Frame 1 (no input): blank canvas, image omitted
Frame 60 (no input): blank canvas, image omitted
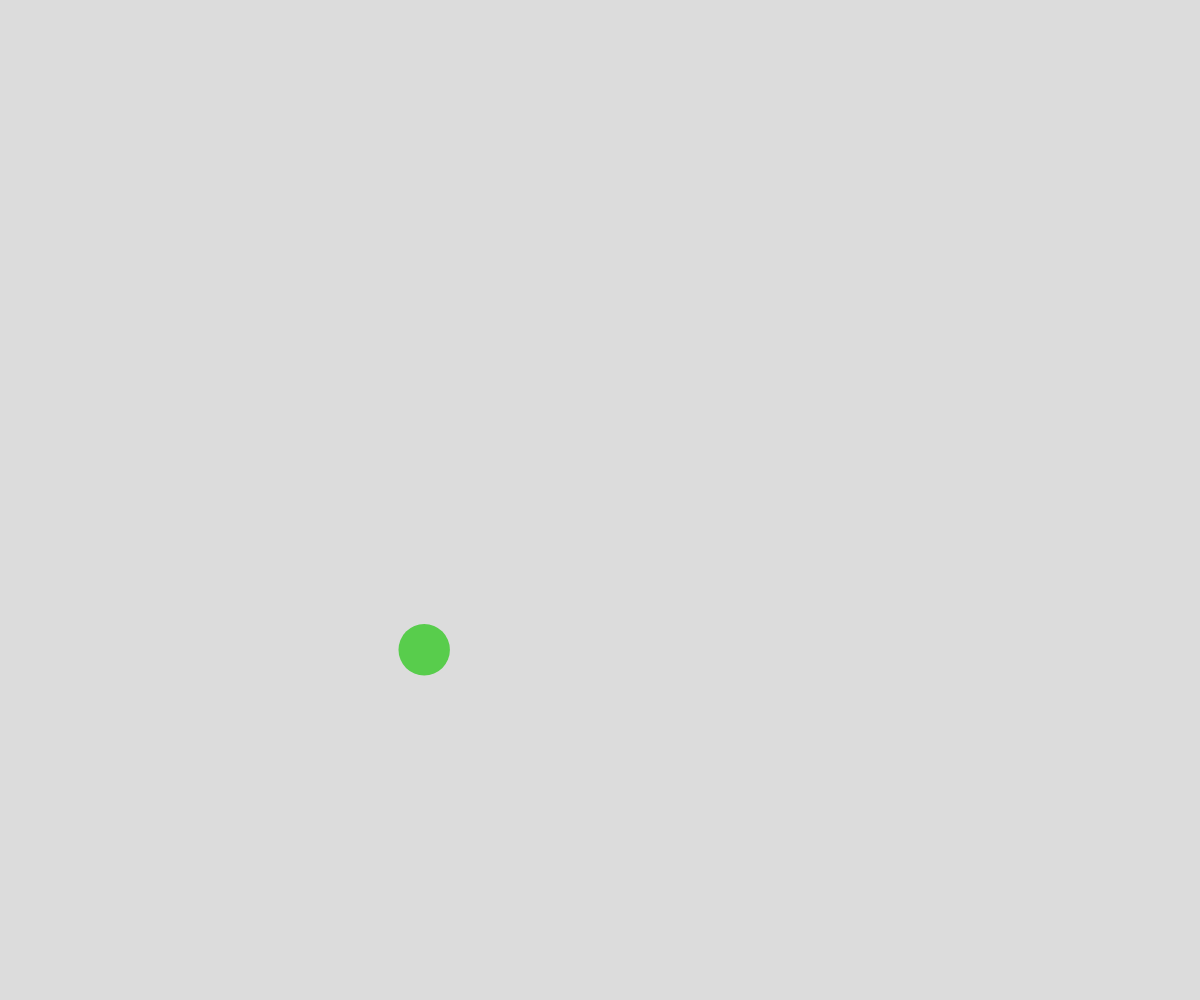
Frame 120 (the mouse pressed at the canvas centre since frame 60)

The p5.js sketch whose frames 1 and 60 were blank and that drew this single picture after the mouse press (run headless with seeded random() and noise() and a simulated clock; from frame 60 on, the mouse is pressed at the canvas centre):

// p5.js sketch
// ── sketch.js
// Ball Collision OOP Demo

let ballArray = [];

function setup() {
  createCanvas(windowWidth, windowHeight);
}

function draw() {
  background(220);

  for (let ball of ballArray) {
    ball.move();
    for (let otherBall of ballArray) {
      if (ball !== otherBall) {
        ball.bounceOff(otherBall);
      }
    }
    ball.display();
  }
}

function mousePressed() {
  let someBall = new Ball(mouseX, mouseY);
  ballArray.push(someBall);
}

class Ball {
  constructor(x, y) {
    this.x = x;
    this.y = y;
    this.radius = random(15, 30);
    this.dx = random(-5, 5);
    this.dy = random(-5, 5);
    this.r = random(255);
    this.g = random(255);
    this.b = random(255);
  }

  display() {
    noStroke();
    fill(this.r, this.g, this.b);
    circle(this.x, this.y, this.radius * 2);
  }

  move() {
    this.x += this.dx;
    this.y += this.dy;

    if (this.y - this.radius < 0 || this.y + this.radius > height) {
      this.dy *= -1;
    }
    if (this.x - this.radius < 0 || this.x + this.radius > width) {
      this.dx *= -1;
    }
  }

  bounceOff(otherBall) {
    let radiiSum = this.radius + otherBall.radius;
    let distanceApart = dist(this.x, this.y, otherBall.x, otherBall.y);
    if (radiiSum > distanceApart) {
      // this.r = 255;
      // this.g = 0;
      // this.b = 0;

      // this.dx *= -1;
      // this.dy *= -1;

      // this.speed = sqrt(this.dx ** 2, this.dy ** 2)
      // this.angle = atan2(otherBall.y - this.y, otherBall.x - this.x);
      // this.dx = 

      let tempX = this.dx;
      let tempY = this.dy;

      this.dx = otherBall.dx;
      this.dy = otherBall.dy;

      otherBall.dx = tempX;
      otherBall.dy = tempY;

    }
  }
  
}
